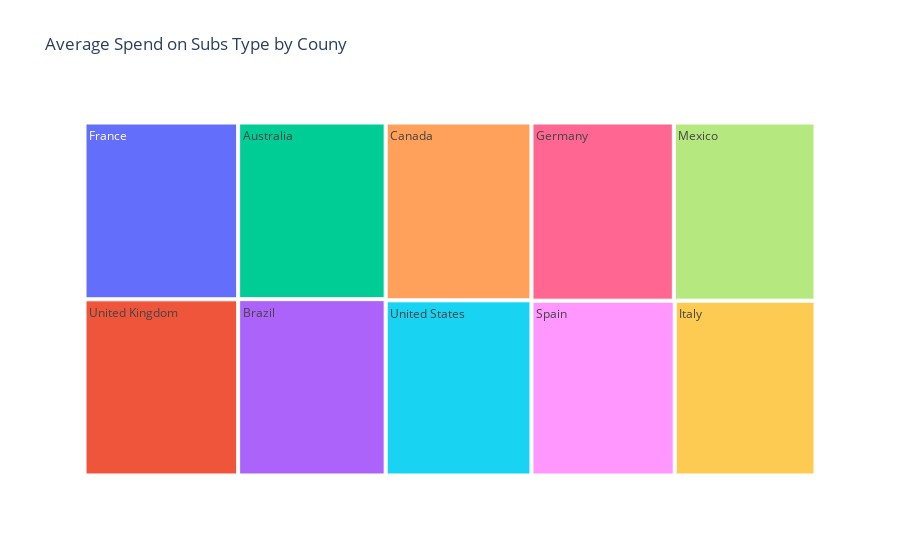

Notebook code cell kept with this figure:
### Code cell
# creating treemap
fig = px.treemap(avg_spend_on_country, path=['Country'],values='Avg_Total_Spend', title='Average Spend on Subs Type by Couny')

fig.show()

### Figure 1 — Plotly figure (JSON) as saved in the notebook; plotly's stock layout.template omitted (floating-point values rounded to 4 significant figures)
{"data": [{"branchvalues": "total", "domain": {"x": [0, 1], "y": [0, 1]}, "hovertemplate": "labels=%{label}<br>Avg_Total_Spend=%{value}<br>parent=%{parent}<br>id=%{id}<extra></extra>", "ids": ["Australia", "Brazil", "Canada", "France", "Germany", "Italy", "Mexico", "Spain", "United Kingdom", "United States"], "labels": ["Australia", "Brazil", "Canada", "France", "Germany", "Italy", "Mexico", "Spain", "United Kingdom", "United States"], "name": "", "parents": ["", "", "", "", "", "", "", "", "", ""], "type": "treemap", "values": [136.7, 136.5, 136, 142.5, 133.1, 129.1, 132.4, 131.4, 142, 134]}], "layout": {"legend": {"tracegroupgap": 0}, "title": {"text": "Average Spend on Subs Type by Couny"}}}
